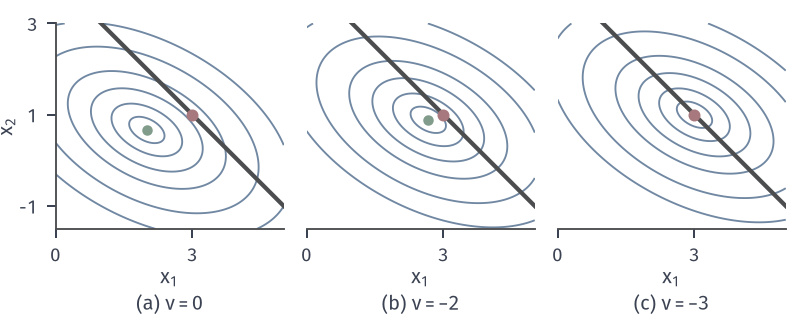

Reproduce this figure in Python.
from pathlib import Path
import sys
ROOT = next(p for p in Path(__file__).resolve().parents if (p/'build.sh').is_file() and (p/'tex/book.tex').is_file())
sys.path.insert(0, str(ROOT/'figures/00-shared/mathematical-preliminaries-upper/00-shared/comprehension-figures'))
from support import figure, save, BLUE, GREEN, YELLOW, RED, PURPLE, INK, MUTED, GRID, BLUE_FILL, GREEN_FILL, YELLOW_FILL, RED_FILL, PURPLE_FILL
import numpy as np
HERE = Path(__file__).resolve().parent
STROKE = '#4C4D4F'
def panel(fig, left, right, top, bottom, wspace=.25, hspace=.2):
    fig.set_layout_engine(None)
    fig.subplots_adjust(left=left, right=right, top=top, bottom=bottom, wspace=wspace, hspace=hspace)
def tag(fig, ax, s, y=.03):
    p = ax.get_position(); fig.text((p.x0+p.x1)/2, y, s, ha='center', va='bottom')
def opt(ax, x, y, ms=4.8, z=7): ax.plot([x],[y],'o',ms=ms,color=RED,mew=0,zorder=z)
def it(ax, x, y, ms=4.2, z=6, c=GREEN): ax.plot([x],[y],'o',ms=ms,color=c,mew=0,zorder=z)
def bare(ax): ax.set_aspect('equal'); 
# Running example: f(x)=x1^2/2+3x2^2/2, h(x)=x1+x2-4, x*=(3,1), nu*=-3.
G = np.diag([1.,3.]); A1 = np.ones(2)
def fq(X,Y): return .5*X**2+1.5*Y**2
def line(ax,lo=-2,hi=7):
    t=np.array([lo,hi]); ax.plot(t,4-t,color=STROKE,lw=1.7,solid_capstyle='butt',zorder=3)

fig,axs=figure(width_mm=112,height_mm=46,ncols=3)
panel(fig,.07,.99,.97,.25,wspace=.1)
X,Y=np.meshgrid(np.linspace(0,5,500),np.linspace(-1.5,3,500))
r=1.5
for ax,nu in zip(axs,(0,-2,-3)):
    H=G+r*np.outer(A1,A1);c=np.linalg.solve(H,(4*r-nu)*A1)
    Q=.5*(((X-c[0])**2)*H[0,0]+2*(X-c[0])*(Y-c[1])*H[0,1]+((Y-c[1])**2)*H[1,1])
    ax.contour(X,Y,Q,levels=[.15,.6,1.5,3,6,10],colors=BLUE,linewidths=.75)
    line(ax)
    if nu!=-3: it(ax,*c)
    opt(ax,3,1)
    ax.set_xlim(0,5);ax.set_ylim(-1.5,3);ax.set_aspect('equal');ax.set_xticks([0,3]);ax.set_yticks([-1,1,3] if ax is axs[0] else []);ax.set_xlabel('$x_1$',labelpad=1)
    if ax is not axs[0]: ax.spines['left'].set_visible(False)
axs[0].set_ylabel('$x_2$',labelpad=1)
fig.canvas.draw()
for ax,l in zip(axs,('(a) $\\nu=0$','(b) $\\nu=-2$','(c) $\\nu=-3$')): tag(fig,ax,l)
save(fig,HERE,'figure',{'rho':1.5,'minimizers':'(6-nu)*(1/3,1/9)'})
